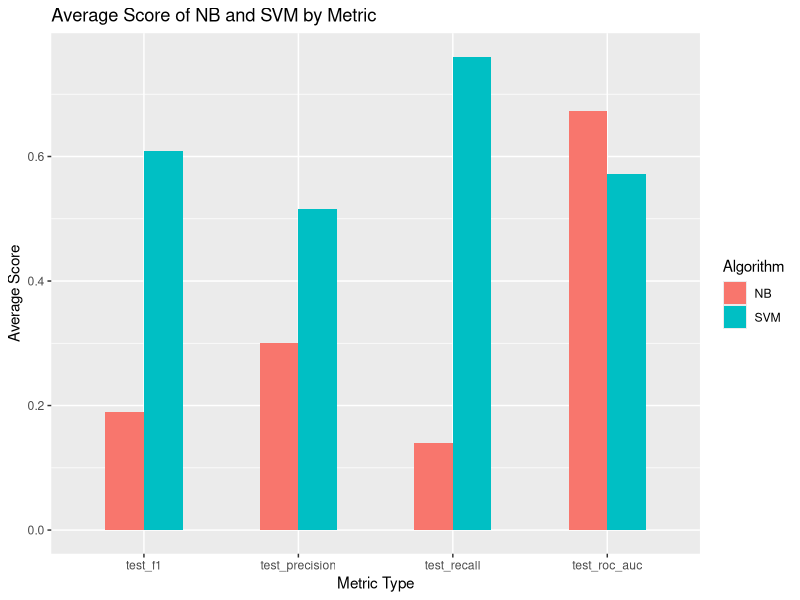

Here is the R script that generated this plot:
library("tidyverse")
scores <- read.csv("addMetrics.csv") %>%
  filter(
    Type != c('fit_time', 'score_time')
  )

# Plot scores
ggplot(data = scores, aes(x = Type, y = Score, fill = Algorithm)) +
  geom_col(width = 0.5, position = "dodge") +
  labs(
    title = "Average Score of NB and SVM by Metric",
    y = "Average Score",
    x = "Metric Type"
  )